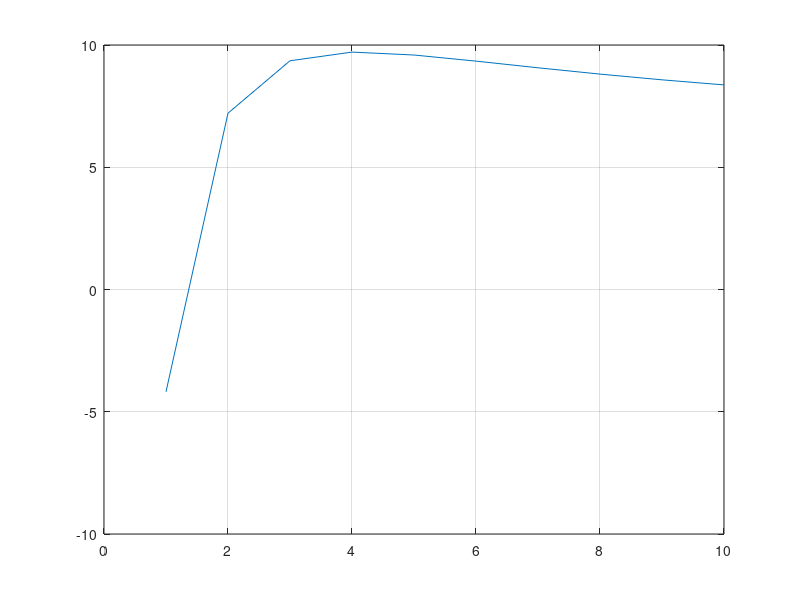

Here is the MATLAB script that generated this plot:
clear all; close all; clc;
purchase_price = 900e3;
down_payment = 180e3;
beginning_principal = purchase_price - down_payment;
real_estate_appr = 1.0985; %percentage
loan_rate = 3.1; %percentage
N = 30;
M = 10; % selling after M years; M <= N
misc_costs_per_year = 7e3;
property_tax_base = .01 * purchase_price;
property_tax_rate_increase = 1.01; %per year
insurance_cost_per_year = 1e3;
r = loan_rate / 12 / 100;
emi = (r * beginning_principal)/(1 - (1 + r)^-(N*12));
closing_cost = 1.06;
profit_percentage = zeros(1, M);
for I = 1:M
    property_tax_Iyears = property_tax_base * (property_tax_rate_increase^I - 1)/(property_tax_rate_increase - 1);
    principal_after_Iyears = beginning_principal * (1 + r)^(I * 12) - emi*((1 + r)^(I * 12) - 1)/(1 + r - 1);
    total_payment = emi * 12 * I;
    total_interest_paid = total_payment - (beginning_principal - principal_after_Iyears);

    sale_price = purchase_price * real_estate_appr^I;
    profit = sale_price * (2 - closing_cost);
    actual_profit = profit - principal_after_Iyears;
    actual_investment = down_payment + total_payment + property_tax_Iyears + misc_costs_per_year * I + insurance_cost_per_year * I;
    profit_percentage(I) = ((actual_profit / actual_investment) ^ (1/I) - 1) * 100;
end
plot(1:M, profit_percentage)
grid on;
